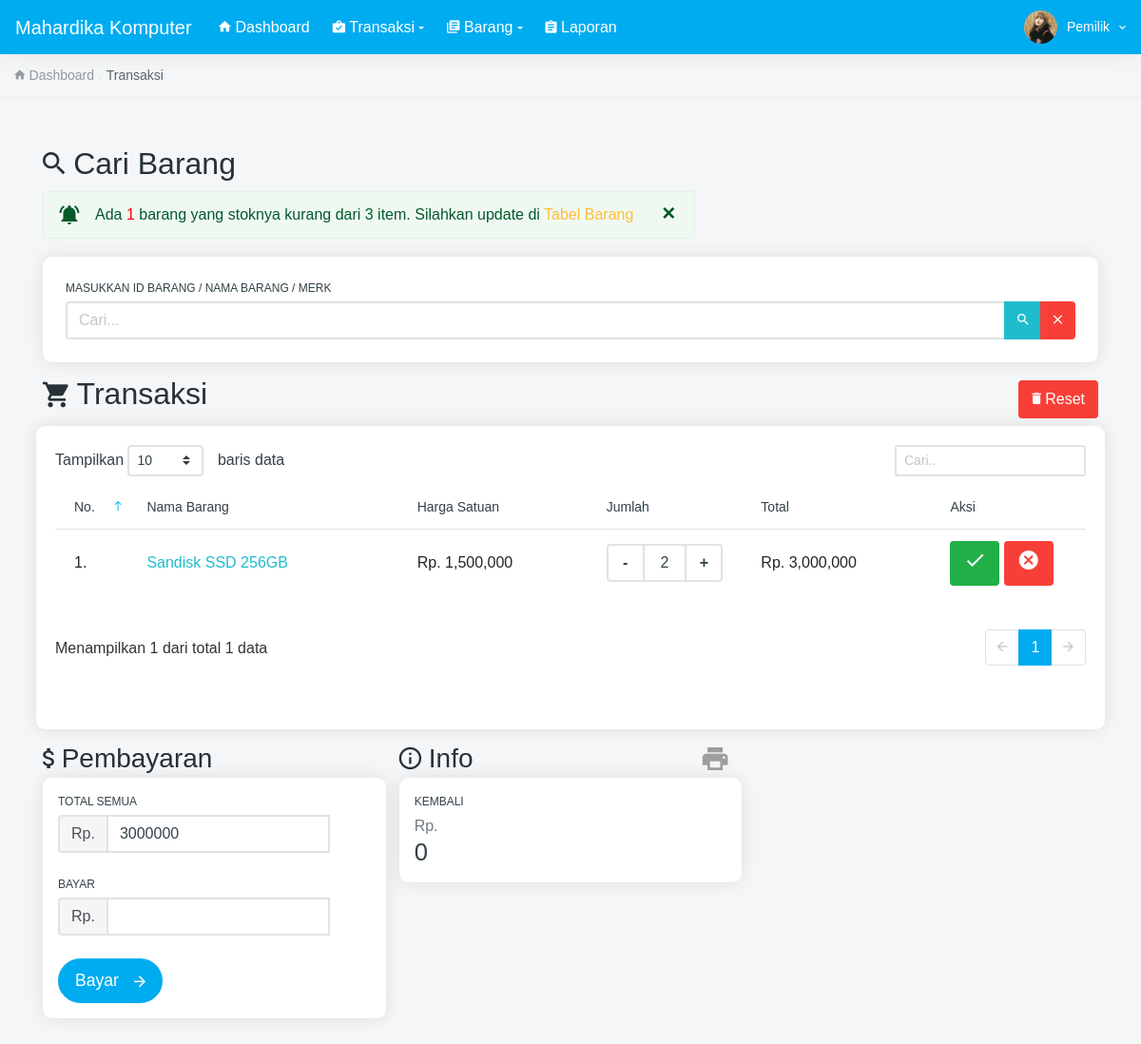
/admin/kasir/transaksi-offline.php (signed in), run on the app's committed database.
### tables this page shows
CREATE TABLE `toko` (
  `id_toko` int(11) NOT NULL,
  `nama_toko` varchar(255) NOT NULL,
  `alamat_toko` text NOT NULL,
  `tlp` varchar(255) NOT NULL,
  `nama_pemilik` varchar(255) NOT NULL
);

CREATE TABLE `member` (
  `id_member` int(11) NOT NULL,
  `nm_member` varchar(255) NOT NULL,
  `alamat_member` text NOT NULL,
  `telepon` varchar(255) NOT NULL,
  `email` varchar(255) NOT NULL,
  `gambar` text NOT NULL,
  `NIK` text NOT NULL
);

CREATE TABLE `penjualan` (
  `id_penjualan` int(11) NOT NULL,
  `id_barang` varchar(255) NOT NULL,
  `id_member` int(11) NOT NULL,
  `jumlah` varchar(255) NOT NULL,
  `total` varchar(255) NOT NULL,
  `tanggal_input` varchar(255) NOT NULL,
  `jenis` varchar(11) NOT NULL,
  `nama` varchar(40) NOT NULL,
  `no_hp` varchar(13) NOT NULL
);

CREATE TABLE `barang` (
  `id` int(11) NOT NULL,
  `id_barang` varchar(255) NOT NULL,
  `id_kategori` int(11) NOT NULL,
  `nama_barang` text NOT NULL,
  `merk` varchar(255) NOT NULL,
  `harga_beli` varchar(255) NOT NULL,
  `harga_jual` varchar(255) NOT NULL,
  `satuan_barang` varchar(255) NOT NULL,
  `stok` text NOT NULL,
  `tgl_input` varchar(255) NOT NULL,
  `tgl_update` varchar(255) DEFAULT NULL,
  `img` text NOT NULL,
  `deskripsi` varchar(300) NOT NULL
);

### admin/kasir/fungsi/view/view.php (called while the page is built, shortened)
<?php
class view
{
	protected $db;
	function __construct($db)
	{
		$this->db = $db;
	}
	function member_edit($id)
	{
		$sql = "select member.*, login.*
						from member inner join login on member.id_member = login.id_member
						where member.id_member= ?";
		$row = $this->db->prepare($sql);
		$row->execute(array($id));
		$hasil = $row->fetch();
		return $hasil;
	}
	function toko()
	{
		$sql = "select*from toko where id_toko='1'";
		$row = $this->db->prepare($sql);
		$row->execute();
		$hasil = $row->fetch();
		return $hasil;
	}
	function penjualan()
	{
		$sql = "SELECT penjualan.* , barang.id_barang, barang.nama_barang, barang.merk, barang.harga_jual, barang.satuan_barang, member.id_member,
						member.nm_member from penjualan
					   left join barang on barang.id_barang=penjualan.id_barang
					   left join member on member.id_member=penjualan.id_member
					   WHERE penjualan.jenis = 'Offline' ORDER BY id_penjualan" ;
		$row = $this->db->prepare($sql);
		$row->execute();
		$hasil = $row->fetchAll();
		return $hasil;
	}
}

### admin/kasir/transaksi-offline.php (the view, shortened to what this page needs)
<?php
if (!empty($_SESSION['admin'])) {
    require 'config.php';
    include 'komponen/header.php';
} else {
    echo '<script>window.location="login.php";</script>';
}
?>
<div class="hk-pg-wrapper">
    <nav class="hk-breadcrumb" aria-label="breadcrumb">
        <ol class="breadcrumb breadcrumb-light bg-transparent">
            <li class="breadcrumb-item active"><a href="#"><i class="zmdi zmdi-home"></i> Dashboard</a></li>
            <li class="breadcrumb-item active" aria-current="page">Transaksi</li>
        </ol>
    </nav>
    <div class="container mt-xl-50 mt-sm-30 mt-15">
        <div class="hk-pg-header mb-1">
            <div>
                <h2 class="hk-pg-title font-weight-300 mb-10"><i class="zmdi zmdi-search"></i>&nbsp;Cari Barang</h2>
                <?php
                $sql = " select * from barang where stok <= 3";
                $row = $config->prepare($sql);
                $row->execute();
                $r = $row->rowCount();
                if ($r > 0) {
                ?>
                <?php
                    echo "<div class='alert alert-success alert-wth-icon alert-dismissible fade show mb-0' role='alert'>
							<span class='alert-icon-wrap'><i class='zmdi zmdi-notifications-active'></i></span>Ada <span style='color:red'>$r</span> barang yang stoknya kurang dari 3 item. Silahkan update di
							<a href='barang.php?stok=yes'><span class='text-warning'>Tabel Barang</span></a>
							<button type='button' class='close' data-dismiss='alert' aria-label='Close'>
								<span aria-hidden='true'>&times;</span>
							</button>
							</div>";
                }
                ?>
            </div>
        </div>
        <div class="row">
            <div class="col-xl-12">
                <div class="hk-row">
                    <div class="col-md">
                        <div class="card card-lg">
                            <div class="card-body">
                                <div class="align-items-center justify-content-between">
                                    <span class="d-block font-12 font-weight-500 text-dark text-uppercase mb-5">Masukkan ID Barang / Nama Barang / Merk</span>
                                    <div>
                                        <div class="input-group">
                                            <input type="text" class="form-control" id="cari" name="cari" placeholder="Cari..." aria-label="Cari..." aria-describedby="Cari...">
                                            <div class="input-group-append">
                                                <button class="btn btn-info" type="button"><i class="zmdi zmdi-search"></i></button>
                                                <button class="btn btn-danger" value="reset" type="reset" id="hapus_cari"><i class="zmdi zmdi-close"></i></button>
                                            </div>
                                        </div>
                                    </div>
                                </div>
                            </div>
                        </div>
                    </div>
                </div>
            </div>
        </div>
        <div class="hk-pg-header mb-1">
            <h2 class="hk-pg-title font-weight-300 mb-10"><i class="zmdi zmdi-shopping-cart"></i>&nbsp;Transaksi</h2>
            <a class="btn btn-danger pull-right" href="fungsi/hapus/hapus.php?penjualan-offline=jual"><i class="zmdi zmdi-delete"></i> Reset </a>
        </div>
        <div class="card hk-row">
            <div class="card-body">
                <div class="table-wrap">
                    <table id="tableDash1" class="table w-100 pb-30">
                        <thead>
                            <tr>
                                <th>No.</th>
                                <th>Nama Barang</th>
                                <th>Harga Satuan</th>
                                <th>Jumlah</th>
                                <th>Total</th>
                                <th>Aksi</th>
                            </tr>
                        </thead>
                        <tbody>
                            <?php $total_bayar = 0;
                            $no = 1;
                            $hasil_penjualan = $lihat->penjualan(); ?>
                            <?php foreach ($hasil_penjualan as $isi) {; ?>
                                <tr>
                                    <td><?php echo $no; ?>.</td>
                                    <td><a class="text-info detail_barang" href="#" data-toggle="modal" data-target="#modalDetail" id="<?php echo $isi['id_barang']; ?>"><?php echo $isi['nama_barang']; ?></a></td>
                                    <td>Rp. <?php echo number_format($isi['harga_jual']); ?></td>
                                    <td style="width: 15%" class="justify">
                                        <form method="POST" action="fungsi/edit/edit.php?jual=jual">
                                    </td>
                                    <td>Rp. <?php echo number_format($isi['total']); ?></td>
                                    <td style="width: 15%"><button type="submit" class="btn btn-success"><i class="material-icons">check</i></button>
                                        <a href="fungsi/hapus/hapus.php?jual=jual&id=<?php echo $isi['id_penjualan']; ?>&brg=<?php echo $isi['id_barang']; ?>&jml=<?php echo $isi['jumlah']; ?>" class="btn btn-danger"><i class="material-icons">cancel</i>
                                        </a>
                                    </td>
                                </tr>
                            <?php $no++;
                                $total_bayar += $isi['total'];
                            } ?>
                        </tbody>
                    </table>
                </div>
            </div>
        </div>
        <div class="row">
            <div class="col-xl-12">
                <div class="hk-row">
                    <div class="col-md-4 ">
                        <div class="hk-pg-header mb-1">
                            <h3 class="hk-pg-title font-weight-300 mb"><i class="zmdi zmdi-money"></i>&nbsp;Pembayaran</h3>
                        </div>
                        <div class="card card-sm">
                            <div class="card-body">
                                <div class="d-flex align-items-start justify-content-between">
                                    <form action="transaksi-offline.php?nota=yes#info" method="POST">
                                        <span class="d-block font-12 font-weight-500 text-dark text-uppercase mb-5">Total Semua</span>
                                        <div class="input-group">
                                            <div class="input-group-prepend">
                                                <span class="input-group-text" id="basic-addon1">Rp.</span>
                                            </div>
                                            <input type="text" name="total" class="form-control square-input" value="<?php echo $total_bayar; ?>">
                                        </div>
                                        <br>
                                        <span class="d-block font-12 font-weight-500 text-dark text-uppercase mb-5">Bayar</span>
                                        <div class="input-group">
                                            <div class="input-group-prepend">
                                                <span class="input-group-text" id="basic-addon1">Rp.</span>
                                            </div>
                                            <input type="text" name="bayar" class="form-control square-input" value="<?php echo $bayar; ?>">
                                        </div>
                                        <br>
                                        <button class="btn btn-primary btn-wth-icon align-items-center justify icon-wthot-bg btn-rounded icon-right btn-lg"><span class="btn-text">Bayar</span> <span class="icon-label"><i class="zmdi zmdi-arrow-right"></i></span>
                                    </form>
                                </div>
                            </div>
                        </div>
                    </div>
                    <div class="col-md-4">
                        <div class="hk-pg-header mb-1" id="info">
                            <h3 class="hk-pg-title font-weight-300 mb"><i class="zmdi zmdi-info-outline"></i>&nbsp;Info</h3>
                            <a href="print.php?nm_member=<?php echo $_SESSION['admin']['nm_member']; ?>&bayar=<?php echo $bayar; ?>&kembali=<?php echo $hitung; ?>" target="_blank" class="d-flex text-secondary mr-15"><i class="zmdi zmdi-print zmdi-hc-2x"></i></a>
                        </div>
                        <div class="card card-sm">
                            <div class="card-body">
                                <span class="d-block font-12 font-weight-500 text-dark text-uppercase mb-5">Kembali</span>
                                Rp.<span class="d-block display-6 font-weight-400 text-dark counter-anim"><?php echo number_format($hitung); ?></span>
                            </div>
                        </div>
                    </div>
                </div>
            </div>
        </div>
    </div>
</div>
</body>

### admin/kasir/komponen/header.php (shortened to what this page needs)
<?php
$id = $_SESSION['admin']['id_member'];
$lihat = new view($config);
$toko = $lihat->toko();
$hasil_profil = $lihat->member_edit($id);
?>
<!DOCTYPE html>
<head>
    <link href="../../assets/vendors/datatables.net-dt/css/jquery.dataTables.min.css" rel="stylesheet" type="text/css" />
    <link href="../../assets/vendors/datatables.net-responsive-dt/css/responsive.dataTables.min.css" rel="stylesheet" type="text/css" />
    <link href="../../assets/dist/css/style.css" rel="stylesheet" type="text/css">
</head>
<body>
    <div class="hk-wrapper hk-alt-nav">
        <nav class="navbar navbar-expand-xl navbar-light fixed-top hk-navbar hk-navbar-alt bg-gradient-heaven">
            <a class="navbar-brand" href="index.php">
                <h5 class="brand-img d-inline-block align-top text-white"><?php echo $toko['nama_toko'] ?></h5>
            </a>
            <div class="collapse navbar-collapse" id="navbarCollapseAlt">
                <ul class="navbar-nav">
                    <li class="nav-item active">
                        <a href="index.php" class="nav-link text-white"><i class="zmdi zmdi-home"></i> Dashboard</a>
                    </li>
                    <li class="nav-item dropdown active">
                        <a class="nav-link dropdown-toggle text-white" href="#" role="button" data-toggle="dropdown" aria-haspopup="true" aria-expanded="false"><i class="zmdi zmdi-case-check"></i> Transaksi</a>
                    </li>
                    <li class="nav-item dropdown active">
                        <a class="nav-link dropdown-toggle text-white" href="#" role="button" data-toggle="dropdown" aria-haspopup="true" aria-expanded="false"><i class="zmdi zmdi-collection-text"></i> Barang</a>
                    </li>
                    <li class="nav-item show-on-hover ">
                        <a href="laporan.php" class="nav-link active text-white"><i class="zmdi zmdi-assignment"></i> Laporan</a>
                    </li>
                </ul>
            </div>
            <ul class="navbar-nav hk-navbar-content">
                <li class="nav-item dropdown dropdown-authentication ">
                    <a class="nav-link dropdown-toggle no-caret " href="#" role="button" data-toggle="dropdown" aria-haspopup="true" aria-expanded="false">
                        <div class="media">
                            <div class="media-img-wrap">
                                <div class="avatar">
                                    <img src="../../assets/img/user/<?php echo $hasil_profil['gambar']; ?>" alt="user" class="avatar-img rounded-circle">
                                </div>
                            </div>
                            <div class="media-body">
                                <span class="text-white"><?php echo $hasil_profil['nm_member'] ?><i class="text-white zmdi zmdi-chevron-down"></i></span>
                            </div>
                        </div>
                    </a>
                </li>
            </ul>
        </nav>

### data on the page
toko: nama_toko "Mahardika Komputer"
penjualan: barang.nama_barang "Sandisk SSD 256GB", barang.harga_jual "1,500,000", total "3,000,000"

### other printed values
$hasil_profil['nm_member'] "Pemilik"
$r "1"
$hitung "0"
